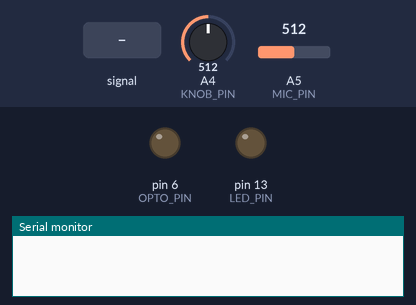
Simulated run of this sketch. Board: Arduino Uno, built with avr-gcc and run on an emulated ATmega328P. Shown: output pins drawn as LEDs (lit = HIGH), the last lines printed to the serial monitor. Dashed ring = blinking. Inputs (shaded band) come from the test bench; at power-on: A5 (MIC_PIN) = 512, A4 (KNOB_PIN) = 512.

Above: at 1.2 s.
1.3 s: A5 (MIC_PIN) fed a 200 Hz sine of ±81 counts around its level
At 1.7 s:
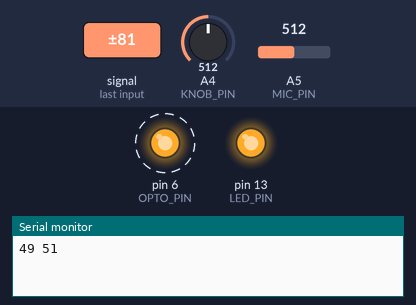
4.3 s: A5 (MIC_PIN) set to 716
At 5.0 s:
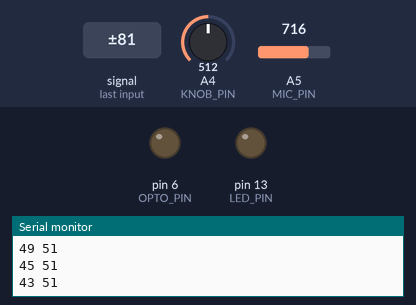
5.8 s: A5 (MIC_PIN) set to 520
7.3 s: A5 (MIC_PIN) set to 497
At 8.2 s:
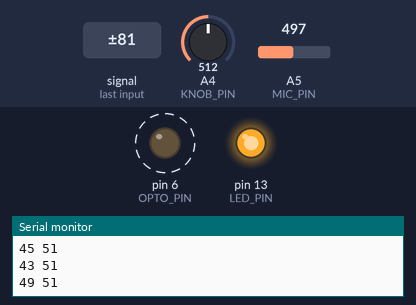
10.3 s: A5 (MIC_PIN) set to 511
At 10.6 s:
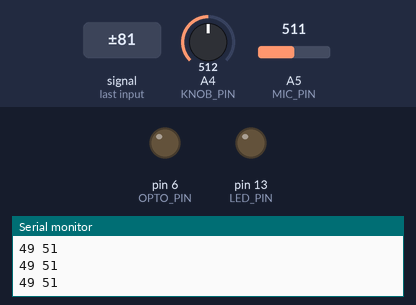
Timing chart, 0 to 12.8 s (numbered marks = the images above; inputs shaded):
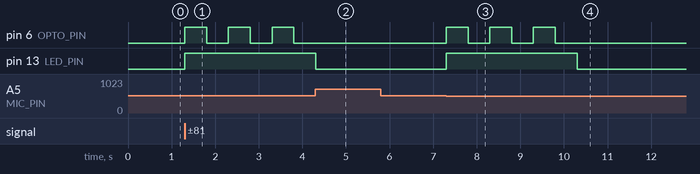

Measured:
- the behaviour switches between 510 and 509 on A5 (MIC_PIN) (found by bisection; images 2 and 3)
- after the input at 1.3 s, pin 6 (OPTO_PIN): alternates HIGH for 0.50 s and LOW for 0.50 s, starting at once; pin 13 (LED_PIN): LOW → HIGH at once
- after the input at 4.3 s, pin 6 (OPTO_PIN): stays LOW (without the input it goes to HIGH after 0.00 s); pin 13 (LED_PIN): HIGH → LOW at once
- after the input at 5.8 s, every drawn part: stays the same
- after the input at 7.3 s, pin 6 (OPTO_PIN): alternates HIGH for 0.50 s and LOW for 0.50 s, starting at once; pin 13 (LED_PIN): LOW → HIGH at once
- after the input at 10.3 s, pin 6 (OPTO_PIN): stops changing and stays LOW; pin 13 (LED_PIN): HIGH → LOW at once

The sketch:

FlashTrigger.ino
```cpp
/*
 * swdba's board:  Duemilanova w.ATMega 328
 */


#define MIC_PIN  A5
#define KNOB_PIN A4
#define LED_PIN  13
#define OPTO_PIN 6


// the setup routine runs once when you press reset:
void setup() {
  // initialize serial communication at 9600 bits per second:
  Serial.begin(9600);
  pinMode(LED_PIN, OUTPUT);
  pinMode(OPTO_PIN, OUTPUT);
  digitalWrite(LED_PIN, LOW);
}


// the loop routine runs over and over again forever:
void loop() {
  // read the input on analog pin 0:

  int sensorValue = analogRead(MIC_PIN);
  int knobValue = analogRead(KNOB_PIN);

  sensorValue = sensorValue / 10;
  knobValue   = knobValue / 10;

/*  Some basic debugging
    Serial.print(sensorValue);
    Serial.print(" ");
    Serial.println(knobValue);
    delay(500);
*/
  if (sensorValue < knobValue){  // A sound was heard
    Serial.print(sensorValue);
    Serial.print(" ");
    Serial.println(knobValue);

    // LED ON--------------
    digitalWrite(LED_PIN, HIGH);  // LED is a visual indicator of what is going on

    // Flash Start
    digitalWrite(OPTO_PIN, HIGH);

    delay(500);  // Wait for flash to finish

    digitalWrite(OPTO_PIN, LOW);

    // Wait to avoid double bounce
    delay(500);
    // LED OFF-------------------
    digitalWrite(LED_PIN, LOW);

  }
}
```
